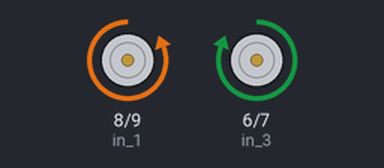
Bench run of a sketch on a simulated Arduino Uno, built with avr-gcc and run on an emulated ATmega328P. Parts: motor-driver pin pairs drawn as motors (green arrow = first pin HIGH = forward, orange = second pin HIGH = backward, longer = more drive, scaled by the enable pin).

Above: at 1.5 s.
At 6.5 s:
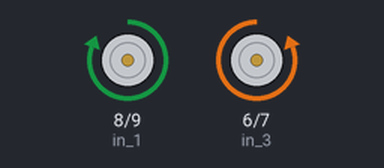
At 9.0 s:
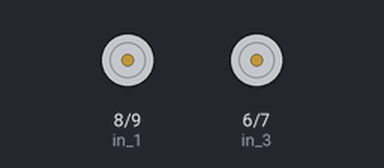
Timing chart, 0 to 13.0 s (numbered marks = the images above):
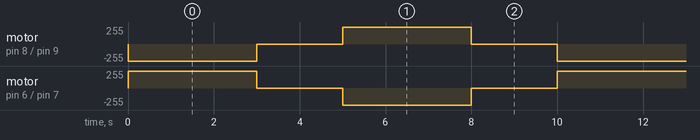

Measured:
- by itself, motor on pin 8 (in_1) / pin 9 (in_2): repeats every 10.0 s: stopped 2.0 s, forward 255/255 3.0 s, stopped 2.0 s, backward 255/255 3.0 s
- by itself, motor on pin 6 (in_3) / pin 7 (in_4): repeats every 10.0 s: stopped 2.0 s, backward 255/255 3.0 s, stopped 2.0 s, forward 255/255 3.0 s

The sketch:

motor_turning_test_code.ino
```cpp
 int enA = 3 ;
 int in_1 = 8 ;
 int in_2 = 9 ;
 int enB = 5 ;
 int in_3 = 6 ;
 int in_4 = 7 ;

void setup()

{

pinMode(enA,OUTPUT) ;
pinMode(in_1,OUTPUT) ;
pinMode(in_2,OUTPUT) ;
pinMode(enB,OUTPUT) ;
pinMode(in_3,OUTPUT) ;
pinMode(in_4,OUTPUT) ;

}


void loop()

{


digitalWrite(in_1,LOW) ;

digitalWrite(in_2,HIGH) ;

analogWrite(enA,255) ;


digitalWrite(in_3,HIGH) ;

digitalWrite(in_4,LOW) ;

analogWrite(enB,255) ;


delay(3000) ;


digitalWrite(in_1,LOW) ;

digitalWrite(in_2,LOW) ;

analogWrite(enA,255) ;


digitalWrite(in_3,LOW) ;

digitalWrite(in_4,LOW) ;

analogWrite(enB,255) ;


delay(2000) ;


digitalWrite(in_1,HIGH) ;

digitalWrite(in_2,LOW) ;

analogWrite(enA,255) ;


digitalWrite(in_3,LOW) ;

digitalWrite(in_4,HIGH) ;

analogWrite(enB,255) ;


delay(3000) ;


digitalWrite(in_1,LOW) ;

digitalWrite(in_2,LOW) ;

analogWrite(enA,255) ;


digitalWrite(in_3,LOW) ;

digitalWrite(in_4,LOW) ;

analogWrite(enB,255) ;


delay(2000) ;


}
```
